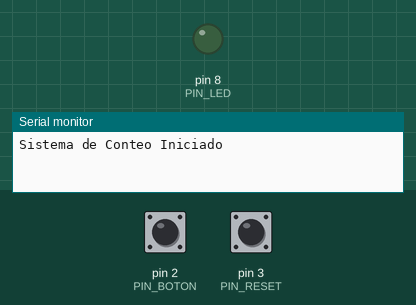
Simulated run of this sketch. Board: Arduino Uno, built with avr-gcc and run on an emulated ATmega328P. Shown: output pins drawn as LEDs (lit = HIGH), the last lines printed to the serial monitor. Inputs (shaded band) come from the test bench; at power-on: pin 2 (PIN_BOTON) LOW, pin 3 (PIN_RESET) LOW.

Above: at 1.2 s.
1.3 s: pin 2 (PIN_BOTON) pulled HIGH for 0.15 s
At 1.4 s:
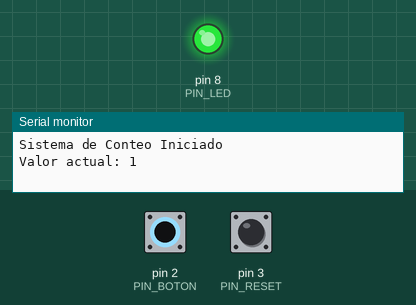
4.6 s: pin 2 (PIN_BOTON) pulled HIGH for 3.2 s
At 9.3 s:
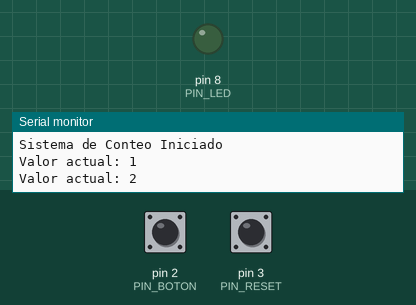
Timing chart, 0 to 10.8 s (numbered marks = the images above; inputs shaded):
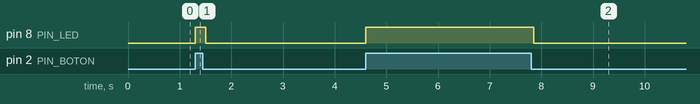

The sketch:

sketch.ino
```cpp
// Definición de pines
const int PIN_BOTON = 2;   // Pulsador de incremento
const int PIN_RESET = 3;   // Nuevo pulsador de reset
const int PIN_LED = 8;

int contador = 0; // Variable para almacenar el conteo

void setup() {
  pinMode(PIN_BOTON, INPUT);
  pinMode(PIN_RESET, INPUT); // Configuración del nuevo pin
  pinMode(PIN_LED, OUTPUT);

  Serial.begin(9600);
  Serial.println("Sistema de Conteo Iniciado");
}

void loop() {
  // Lógica para el botón de incremento (Pin 2)
  if (digitalRead(PIN_BOTON) == HIGH) {
    contador++;
    digitalWrite(PIN_LED, HIGH);
    Serial.print("Valor actual: ");
    Serial.println(contador);

    // Antirrebote simple para no contar de más
    while(digitalRead(PIN_BOTON) == HIGH);
    delay(50);
  }

  // Lógica para el botón de RESET (Pin 3)
  if (digitalRead(PIN_RESET) == HIGH) {
    contador = 0; // Reiniciamos la variable
    digitalWrite(PIN_LED, LOW);

    // IMPORTANTE: Usamos comillas dobles "" para evitar el error de los números extraños
    Serial.println("CONTEO REINICIADO");

    // Esperar a que suelte el botón
    while(digitalRead(PIN_RESET) == HIGH);
    delay(50);
  }

  digitalWrite(PIN_LED, LOW);
}
```

Measured:
- after the input at 1.3 s, pin 8 (PIN_LED): LOW → HIGH at once, → LOW 0.20 s later
- after the input at 4.6 s, pin 8 (PIN_LED): LOW → HIGH at once, → LOW 3.3 s later
